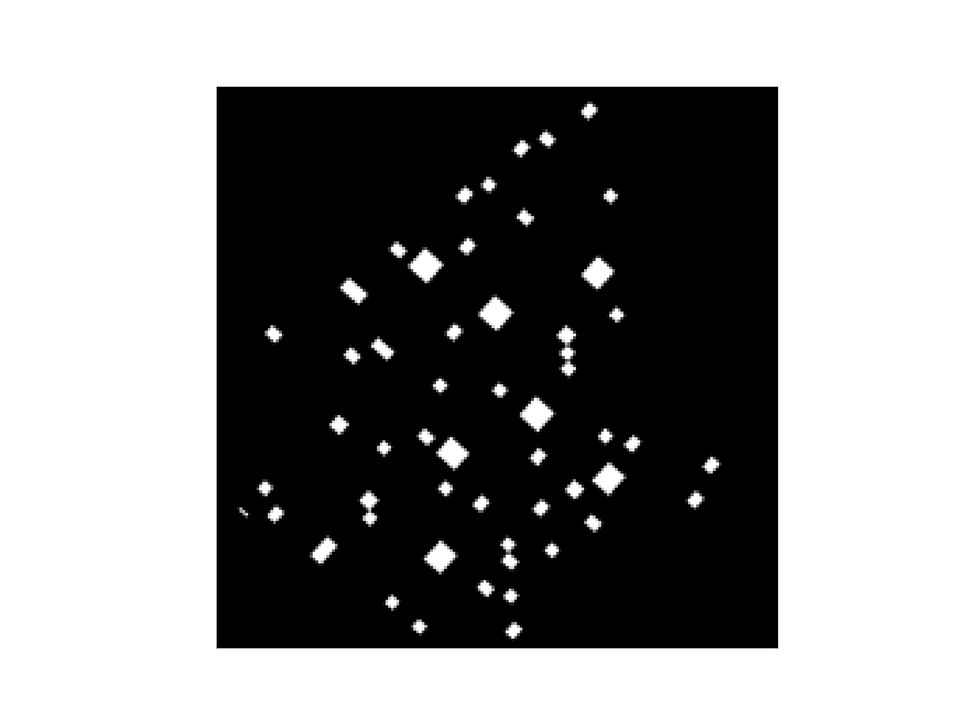
#> input picture Candidates/visual/roi_constellation_rotated_2.png, 970 x 727 px, shrunk from 1920 x 1440 before the run, given in place of constellation_template.png, which was not available
$ jupyter execute --allow-errors constellation.ipynb   (text cells are left out)
#> lines starting #> are read from the running program, lines starting #| are printed output that depends on the picture; pictures that were not available may be replaced by others from this repository, and a replacement may not be noted
[cell 1]
import numpy as np
import matplotlib.pyplot as plt

filename = "../artifacts/data17square.txt"
# Open the file in read mode
#> (the rest of this cell did not finish here and is left out)

[cell 2]
import cv2
import numpy as np
from skimage import transform as tf

# Load the image and the constellation template
#> (the rest of this cell did not finish here and is left out)

[cell 3]
import cv2
import numpy as np

# Load the template
template = cv2.imread('constellation_template.png', 0)
#> template is the input picture: shape (727, 970); min 0, max 255, mean 145.1
h, w = template.shape
#> h = 727; w = 970
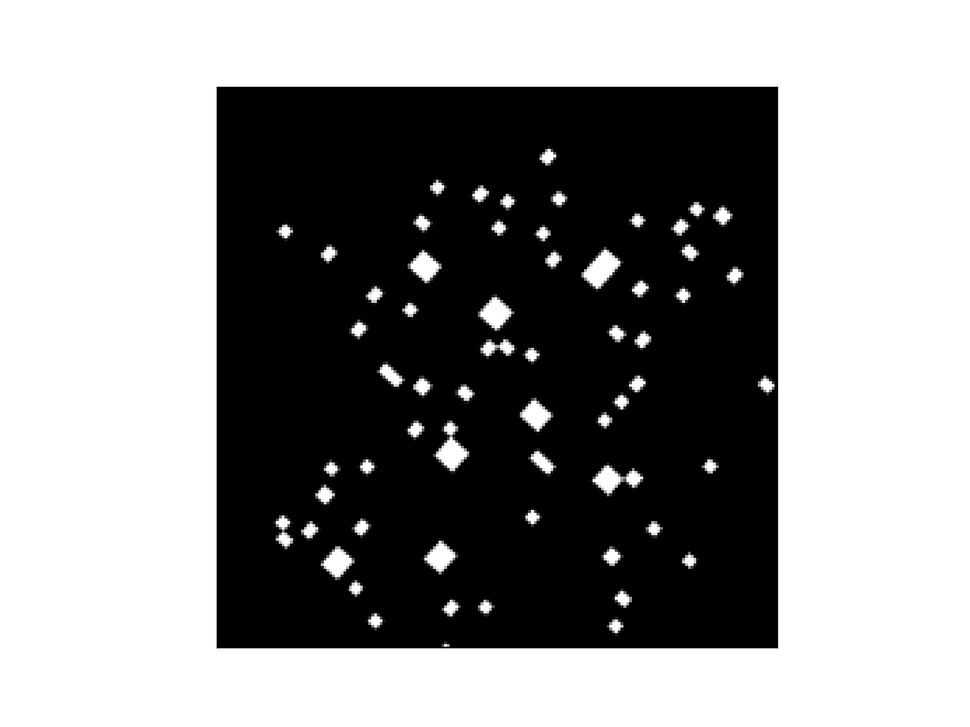
#> input picture Candidates/visual/roi_constellation_rotated_3.png, 970 x 727 px, shrunk from 1920 x 1440 before the run, given in place of roi_constellation_1.png, which was not available
#> further down, image is the input picture: shape (727, 970); min 0, max 255, mean 145.8
#> `res = cv2.matchTemplate(image, template, cv2.TM_CCOEFF_NORMED)`: res = [0.961]
#> `_, _, _, max_loc = cv2.minMaxLoc(res)`: max_loc = (0, 0)
#> `dx, dy = center_pattern[0] - center_image[0], center_pattern[1] - cent..`: dx = -485; dy = -363
#> `angle = np.arctan2(dy, dx) * 180 / np.pi`: angle = -143.2
#> `M = cv2.getRotationMatrix2D(center_image, angle, 1)`: M = [[-0.801, -0.599, 1090.8], [0.599, -0.801, 363]]
#> `rotated = cv2.warpAffine(image, M, image.shape[::-1])`:
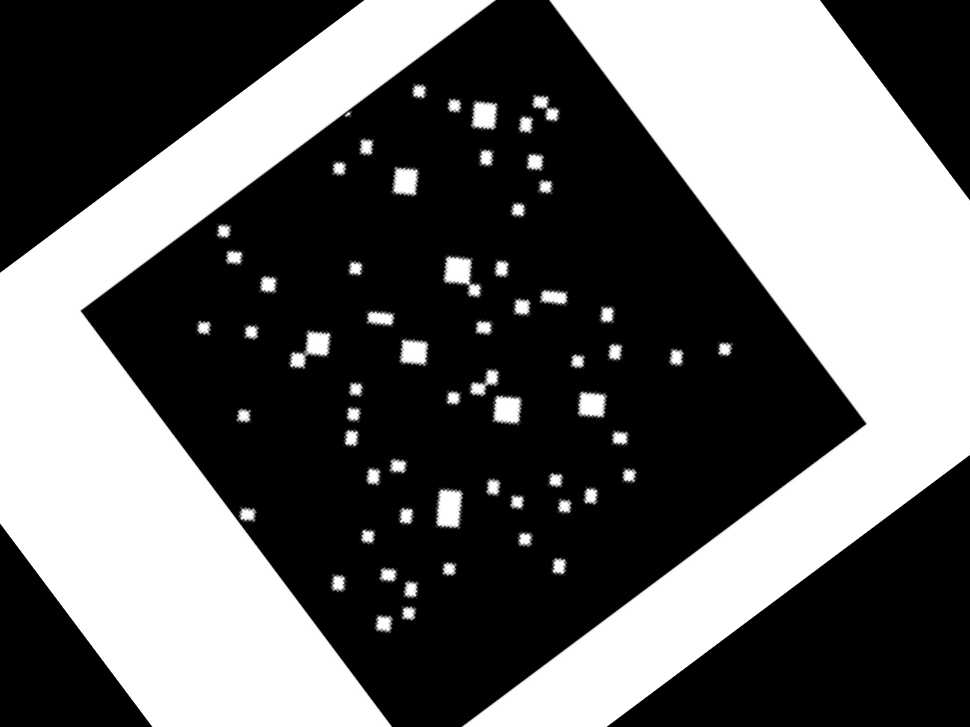
#> rotated: shape (727, 970); min 0, max 255, mean 99.5
stacked_img = template
rotated_images = []
rotated_filenames = []
#> (the rest of this cell did not finish here and is left out)

[cell 4]
import imageio
from IPython.display import Image

# Read in images into a list
images = []
for filename in rotated_filenames:
    #print(f"Reading {filename}")
    images.append(imageio.imread(filename))
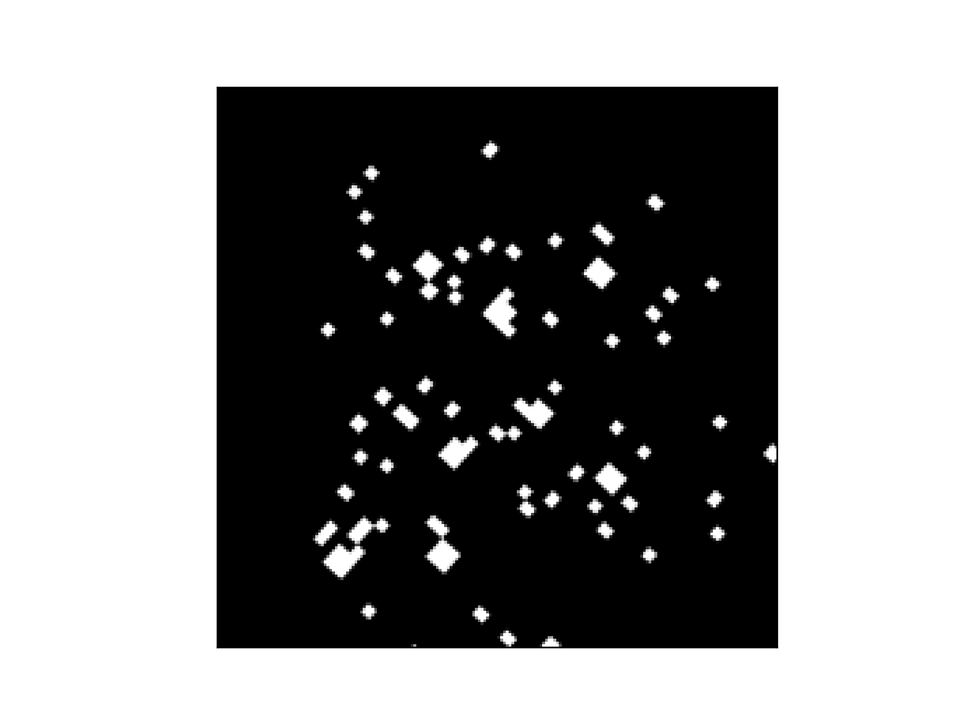
#> input picture Candidates/visual/roi_constellation_rotated_1.png, 970 x 727 px, shrunk from 1920 x 1440 before the run

# Create GIF
imageio.mimsave('../visual/movie.gif', images, duration=200, loop=0)

Image(filename="../visual/movie.gif")
